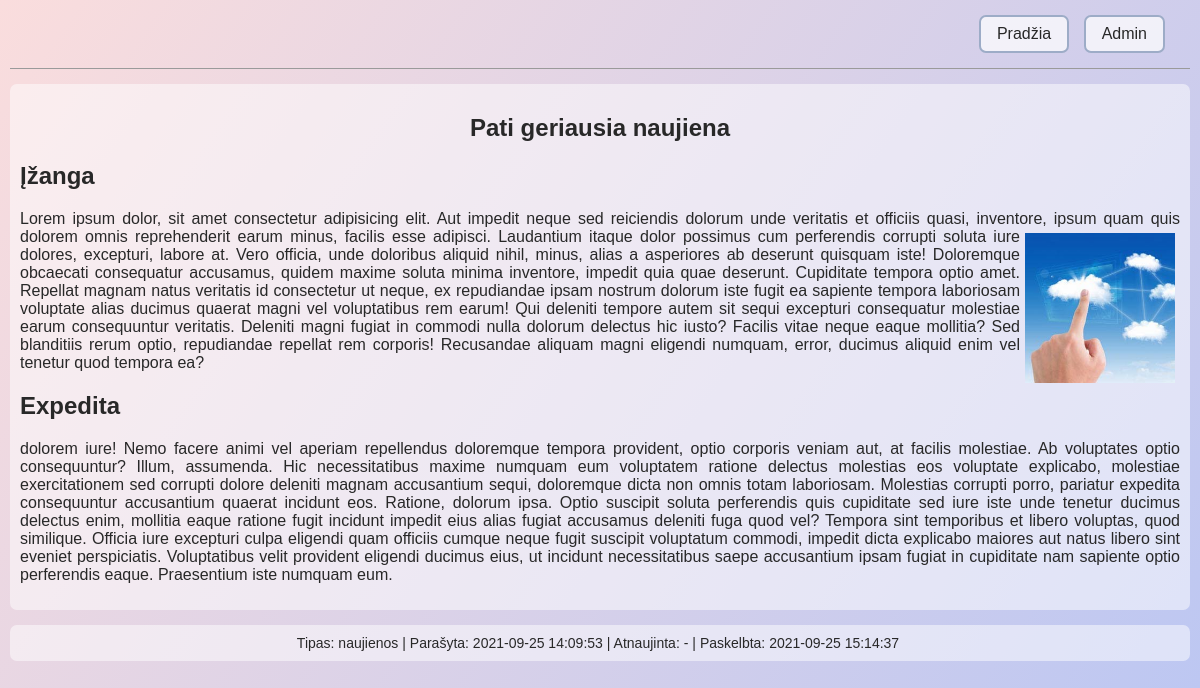
Page /news.php?id=1 on the committed database.
### tables this page shows
CREATE TABLE `news` (
  `id` int(11) NOT NULL,
  `short` varchar(100) NOT NULL,
  `full` text NOT NULL,
  `visible` tinyint(1) NOT NULL,
  `type` int(11) NOT NULL,
  `created_at` datetime NOT NULL,
  `updated_at` datetime DEFAULT NULL,
  `visible_at` datetime NOT NULL
);

CREATE TABLE `news_type` (
  `id` int(11) NOT NULL,
  `type` varchar(100) NOT NULL
);

### news.php (the view, shortened to what this page needs)
<?php
    try {
        $con = new PDO('mysql:dbname=news; host=localhost; charset=utf8', 'root', '');
        $con->setAttribute(PDO::ATTR_ERRMODE, PDO::ERRMODE_WARNING);
    }
    catch (PDOException $e) {
        echo 'Connection failed: ' . $e->getMessage();
    }
    if(isset($_GET['id'])) {
        generateNewsPage($con, $_GET['id']);
    } else {
        $type = isset($type) ? $type : '';
        $limit = isset($limit) ? $limit : '';
        $objects = getNews($con, $type, $limit);
    }
    function generateNewsPage($con, $id) { ?>
        <!DOCTYPE html>
        <html lang="lt">
        <head>
        </head>
        <body>
            <div class="mainContainer">
                <nav>
                    <a href="index.php" class="button">Pradžia</a>
                    <a href="login.php" class="button">Admin</a>
                </nav>
        <?php
        $query = $con->prepare('SELECT news.*, news_type.type as typeName  FROM news
                                JOIN news_type WHERE news.type=news_type.id AND news.id=:id');
        $query->execute(array(':id' => $id));
        if($row = $query->fetch(PDO::FETCH_ASSOC)) {
            $updated = $row['updated_at'] ? $row['updated_at'] : '-';
            echo '
                <div class="newsBody">
                    <h2 class="title">'. $row['short'] .'</h2>
                    '. $row['full'] .'
                </div>
                <div class="newsInfo">
                <div>
                    <span>Tipas: '. $row['typeName'].'</span>
                    <span>Parašyta: '. $row['created_at'] .'</span>
                    <span>Atnaujinta: '. $updated .'</span>
                    <span style="white-space: nowrap">Paskelbta: '. $row['visible_at'] .'</span>
                </div>
            </div>';
        } else {
            echo 'Naujiena neegzistuoja';
        }
        echo '
                    </div>
                </body>
            </html>';
    }
?>

### news.php (style rules this page uses)
* { box-sizing: border-box; }
body { color: #282828; font-family: 'Trebuchet MS', 'Lucida Sans Unicode', 'Lucida Grande', 'Lucida Sans', Arial, sans-serif; margin: 0; min-height: 100vh; height: 100%; display: flex; justify-content: center; background: linear-gradient(125deg, #fadddd, #bac6f3); }
a { color: #282828; }
.mainContainer { width: 100%; padding: 0 10px; min-width: 870px; max-width:1366px; display: flex; flex-direction: column; align-items: flex-start; }
.mainContainer nav { width: 100%; text-align: right; padding: 15px; border-bottom: 1px solid #9a9a9a; }
.mainContainer nav .button { margin-right: 10px; }
.button { text-align: center; display: inline-block; font-size: 16px; background-color: rgba(255, 255, 255, 0.719); padding: 8px 16px; cursor: pointer; border: 2px solid #9dacc7; border-radius: 7px; text-decoration: none; }
.newsInfo { text-align: center; width: 100%; font-size: 14px; background-color: rgba(255, 255, 255, 0.5); border-radius: 7px; padding: 10px; margin: 0 auto; }
.newsInfo span { white-space: nowrap; }
.newsInfo span::after { content: "|"; margin-left: 4px; }
.newsInfo span:last-of-type:after { content: ""; }
.newsBody { background-color: rgba(255, 255, 255, 0.5); padding: 10px; margin: 15px 0; border-radius: 7px; word-wrap: break-word; text-align: left; }
.newsBody .title { text-align: center; }

### rows in the picture
news: short "Pati geriausia naujiena", full "Įžanga Lorem ipsum dolor, sit amet consectetur adipisicing elit. Aut impedit neque sed reiciendis dolorum unde veritatis et officiis quasi, inventore, ipsum quam quis dolorem omnis reprehenderit e arum minus, facilis esse adipisci. Laudantium itaque dolor possimus cum perferendis corrupti soluta iure dolores, excepturi, labore at. Vero officia, unde doloribus aliquid nihil, minus, alias a asperiores ab deserunt quisquam iste! Doloremque obcaecati consequatur accusamus, quidem maxime soluta minima inventore, impedit quia quae deserunt. Cupiditate tempora optio amet. Repellat magnam natus veritatis id consectetur ut neque, ex repudiandae ipsam nostrum dolorum iste fugit ea sapiente tempora…", full (picture), news_type.type "naujienos", created_at "2021-09-25 14:09:53", updated_at "-", visible_at "2021-09-25 15:14:37"
